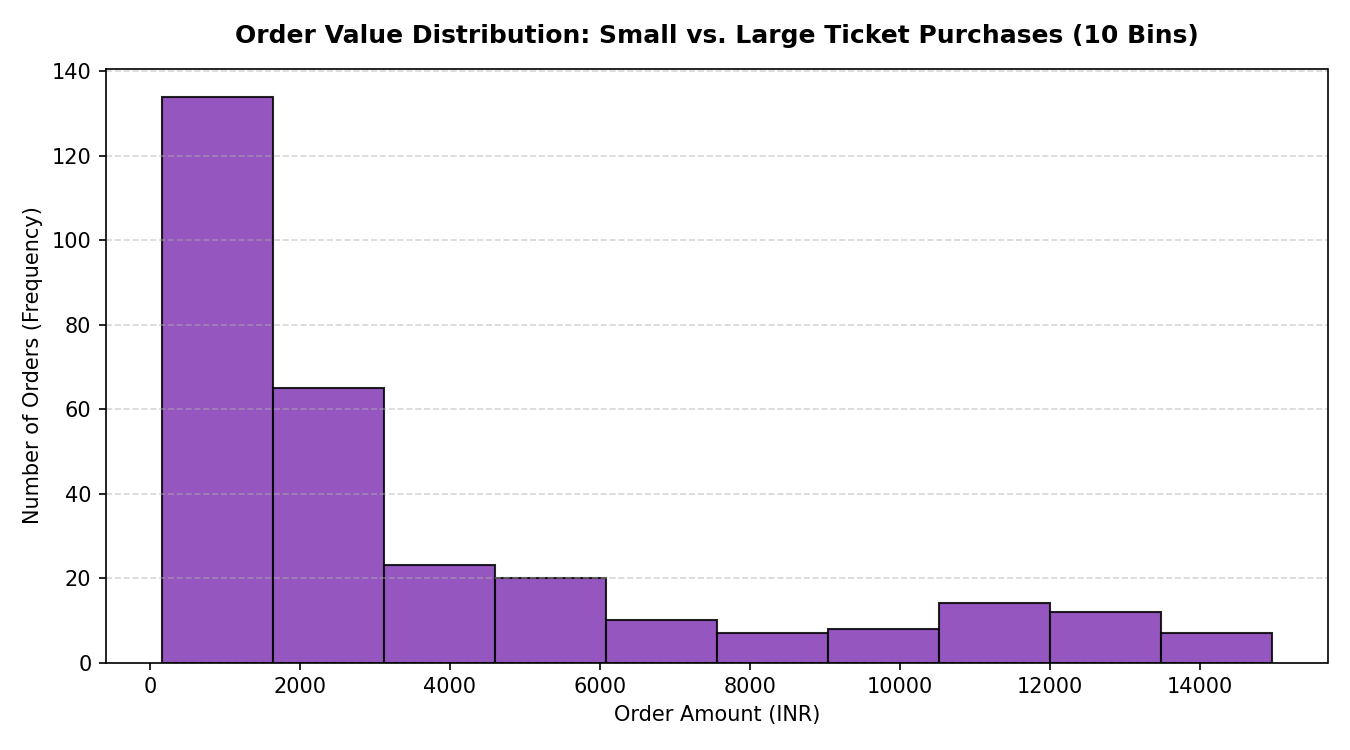

This chart was generated by the following Python code:

import matplotlib
matplotlib.use('Agg')
import matplotlib.pyplot as plt
import pandas as pd

df = pd.read_csv('sales_data.csv')

plt.figure(figsize=(9, 5))
plt.hist(df['sales_amount'], bins=10, color='#833AB4', edgecolor='black', alpha=0.85)

plt.title('Order Value Distribution: Small vs. Large Ticket Purchases (10 Bins)', fontsize=12, fontweight='bold', pad=12)
plt.xlabel('Order Amount (INR)', fontsize=10)
plt.ylabel('Number of Orders (Frequency)', fontsize=10)
plt.grid(axis='y', linestyle='--', alpha=0.5)

plt.tight_layout()
plt.savefig('session12_task4_order_size_hist.png', dpi=150)
plt.close()

print("session12_task4_order_size_hist.py executed successfully. Chart saved as session12_task4_order_size_hist.png (150 DPI).")
